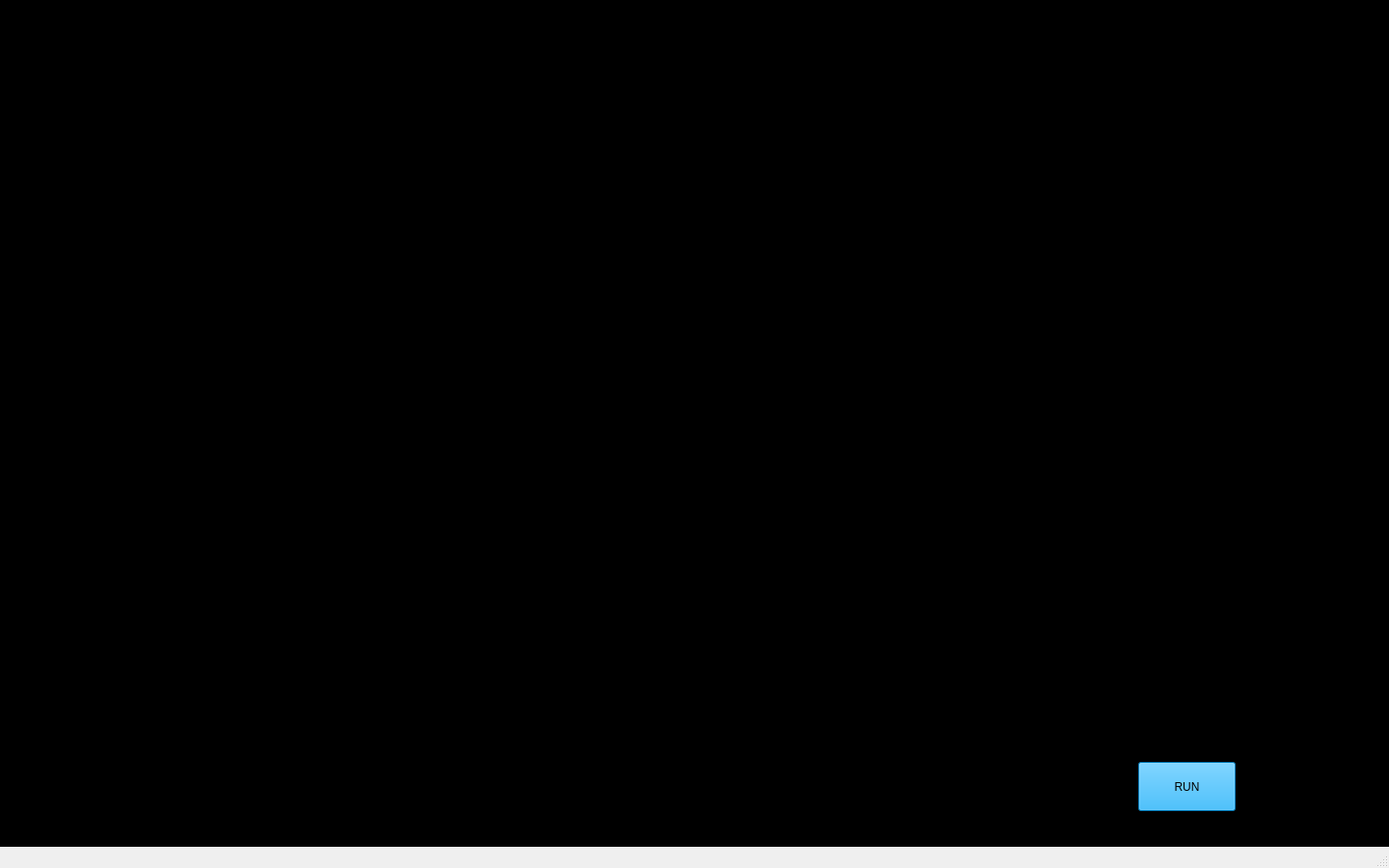
<?xml version="1.0" encoding="UTF-8"?>
<ui version="4.0">
 <class>MainWindow</class>
 <widget class="QMainWindow" name="MainWindow">
  <property name="geometry">
   <rect>
    <x>0</x>
    <y>0</y>
    <width>1440</width>
    <height>900</height>
   </rect>
  </property>
  <property name="windowTitle">
   <string>JIVAN</string>
  </property>
  <widget class="QWidget" name="centralwidget">
   <property name="styleSheet">
    <string notr="true">background-color: rgb(0, 0, 0);</string>
   </property>
   <widget class="QLabel" name="label">
    <property name="geometry">
     <rect>
      <x>0</x>
      <y>0</y>
      <width>1440</width>
      <height>900</height>
     </rect>
    </property>
    <property name="text">
     <string/>
    </property>
    <property name="pixmap">
     <pixmap/>
    </property>
    <property name="scaledContents">
     <bool>false</bool>
    </property>
   </widget>
   <widget class="QPushButton" name="pushButton">
    <property name="geometry">
     <rect>
      <x>1180</x>
      <y>790</y>
      <width>101</width>
      <height>51</height>
     </rect>
    </property>
    <property name="styleSheet">
     <string notr="true">background-color: rgb(0, 170, 255);
font: 75 18pt &quot;MS Shell Dlg 2&quot;;</string>
    </property>
   <property name="text">
     <string>RUN</string>
   </property>
  </widget>
   <widget class="QTextBrowser" name="textBrowser">
    <property name="geometry">
     <rect>
      <x>640</x>
      <y>30</y>
      <width>291</width>
      <height>61</height>
     </rect>
    </property>
    <property name="styleSheet">
     <string notr="true">font: 75 16pt &quot;MS Shell Dlg 2&quot;;
background-color:transparent;
border-radius:none;
</string>
    </property>
   </widget>
   <widget class="QTextBrowser" name="textBrowser_2">
    <property name="geometry">
     <rect>
      <x>930</x>
      <y>30</y>
      <width>291</width>
      <height>61</height>
     </rect>
    </property>
    <property name="styleSheet">
     <string notr="true">font: 75 16pt &quot;MS Shell Dlg 2&quot;;
background-color:transparent;
border-radius:none;</string>
    </property>
   </widget>
   <widget class="QTextBrowser" name="textBrowser_3">
    <property name="geometry">
     <rect>
      <x>1000</x>
      <y>500</y>
      <width>431</width>
      <height>281</height>
     </rect>
    </property>
    <property name="styleSheet">
     <string notr="true">font: 11pt &quot;MS Shell Dlg 2&quot;;
background-color:transparent;</string>
    </property>
   </widget>
  </widget>
  <widget class="QMenuBar" name="menubar">
   <property name="geometry">
    <rect>
     <x>0</x>
     <y>0</y>
     <width>1440</width>
     <height>26</height>
    </rect>
   </property>
  </widget>
  <widget class="QStatusBar" name="statusbar"/>
 </widget>
 <resources/>
 <connections/>
</ui>
